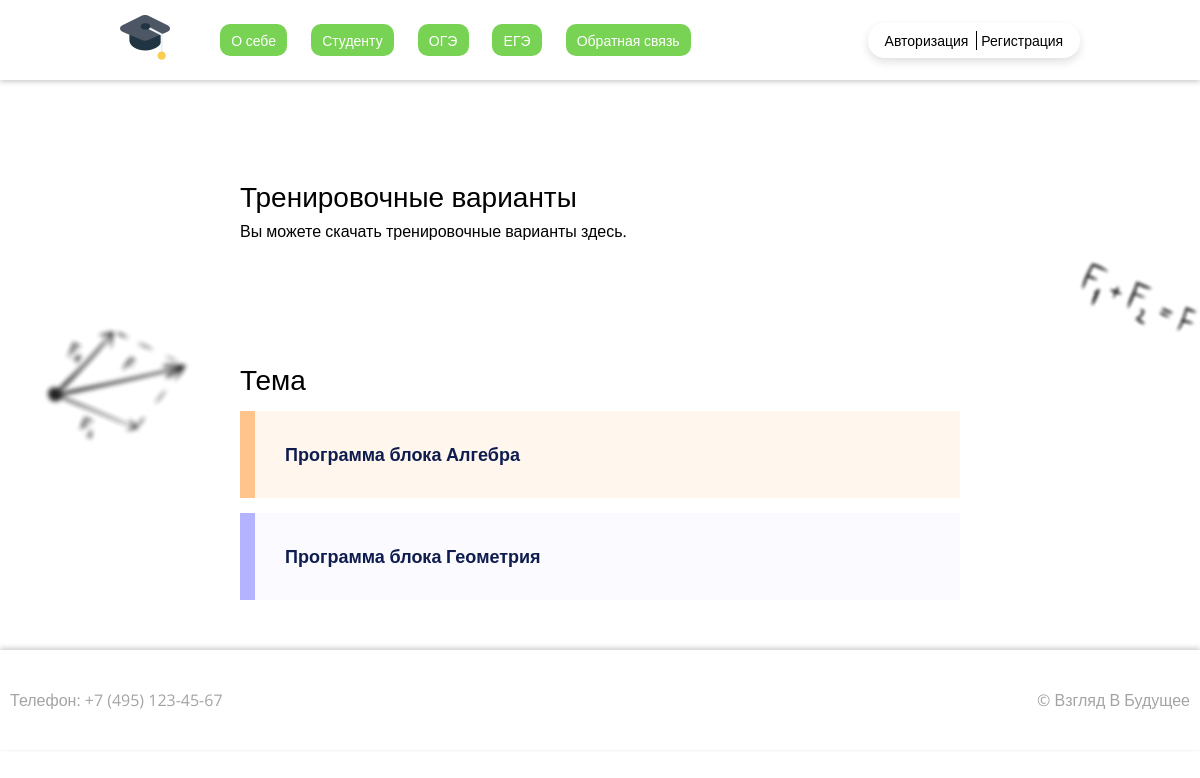
Before: /oge/ with the older database file.
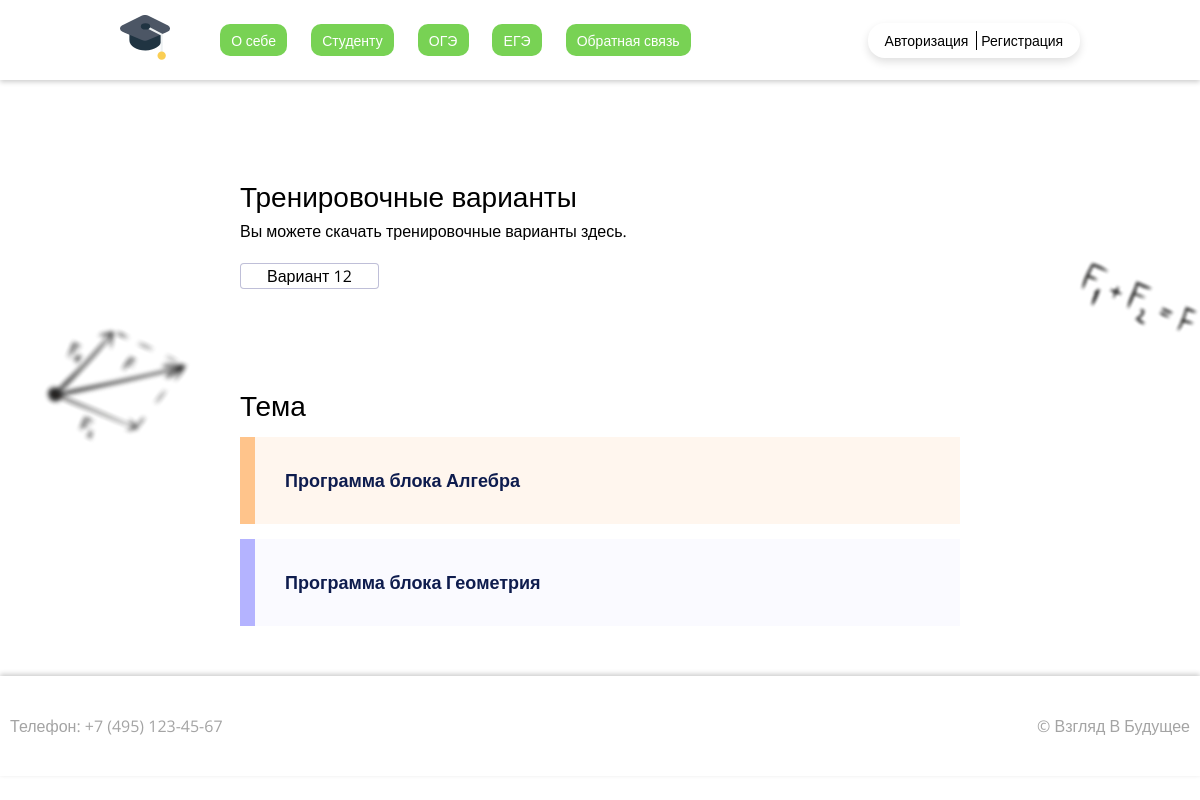
After: the same page with the newer database file.
### oge/models.py (models this page shows, shortened)
class VariantOge(models.Model):
    title_oge = models.CharField(max_length=255, verbose_name='Номер варианта')
    file_oge = models.FileField(upload_to='ege/', verbose_name='Файл варианта')
    class Meta:
        verbose_name = 'Вариант ОГЭ'
        verbose_name_plural = 'Варианты ОГЭ'

### oge/views.py (the view)
# urls.py: path('', OgePageView.as_view(), name='oge'),
class OgePageView(ListView):
    model = VariantOge
    template_name = 'oge.html'
    context_object_name = 'VariantOge'
    def get_context_data(self, **kwargs):
        context = super(OgePageView, self).get_context_data(**kwargs)
        context['BlockAlgebraOge'] = BlockAlgebraOge.objects.all()
        context['BlockGeometriaOge'] = BlockGeometriaOge.objects.all()
        return context

### content/templates/oge.html (shortened to what this page needs)
{% extends 'base.html' %}
{% load static %}
{% block style %}<link rel="stylesheet" type="text/css" href="{% static 'css/oge_ege_style.css' %}">{% endblock style %}
{% block content %}
            <div class="formul-one">
                <img src="{% static 'img/decoration/10.png' %}">
            </div>
            <div class="formul-three">
                <img src="{% static 'img/decoration/40.png' %}">
            </div>
            <section class="oge-variants">
                <div class="ov-header">
                    <h3 class="title">Тренировочные варианты</h3>
                </div>
                <p class="text-ov">Вы можете скачать тренировочные варианты здесь.</p>
                <div class="ov-grid">
                    {% for variant in VariantOge %}
                        <a class="var" href="http://127.0.0.1:8000/media/{{ variant.file_oge }}"><span class="var-word">Вариант&nbsp</span>{{ variant.title_oge }}</a>
                    {% endfor %}
                </div>
            </section>
            <section class="oge-theme">
                <div class="ov-header">
                    <h3 class="title">Тема</h3>
                </div>
                <div class="ot">
<details class="warning">
                        <summary><b>Программа блока Алгебра</b></summary>
                      </details>
                      <details class="info">
                        <summary><b>Программа блока Геометрия</b></summary>
                      </details>
                </div>
            </section>
{% endblock content %}

### content/templates/base.html (shortened to what this page needs)
{% load static %}
<!DOCTYPE html>
<html lang="en">
    <head>
        <link href="https://cdn.jsdelivr.net/npm/bootstrap@5.2.0-beta1/dist/css/bootstrap.min.css" rel="stylesheet">
        <link rel="stylesheet" type="text/css" href="{% static 'css/none_style.css' %}">
        <link rel="stylesheet" type="text/css" href="{% static 'css/_headers_style.css' %}">
    <link rel="stylesheet" type="text/css" href="{% static 'css/_footer_style.css' %}">
        {% block style %}{% endblock style %}
    </head>
    <body>
        <header class="header">
            <div class="container header__container">
                <nav class="nav">
                    <div class="logo">
                        <img src="{% static 'img/icons/logo.svg' %}" alt="Логотип">
                    </div>
                    <a href="{% url 'main' %}" class="nav__link">О себе</a>
                    <a href="{% url 'students' %}" class="nav__link">Студенту</a>
                    <a href="{% url 'oge' %}" class="nav__link">ОГЭ</a>
                    <a href="{% url 'ege' %}" class="nav__link">ЕГЭ</a>
                    <a href="{% url 'contact' %}" class="nav__link">Обратная связь</a>
                </nav>
               {% if request.user.is_authenticated %}
                    <div>Добро пожаловать, {{ user.first_name }} | <a href="{% url 'logout' %}">Выход</a></div>
               {% else %}
                    <div class="auth">
                       <a href="{% url 'login' %}">Авторизация</a>
                      <a href="{% url 'signup' %}">Регистрация</a>
                  </div>
               {% endif %}
        </header>
        <main class="main">
            {% block content %}
            {% endblock content %}
        </main>
        <footer class="footer">
            <a href="tel: +74951234567">Телефон: +7 (495) 123-45-67</a>
            <p>© Взгляд В Будущее</p>
        </footer>
    </body>
</html>

### content/assets/css/none_style.css (style rules this page uses)
body { margin: 0; width: 100%; position: relative; overflow-x: hidden; font-family: 'Open Sans', sans-serif; color: #000; }
.container, h1, h2, h3, h4, h5, h6, p, li, a { padding: 0; margin: 0; text-decoration: none; color: #000; }
.container { display: -webkit-box; display: -ms-flexbox; display: flex; flex-direction: column-reverse; -webkit-box-pack: center; -ms-flex-pack: center; justify-content: center; -webkit-box-align: center; -ms-flex-align: center; align-items: center; -webkit-box-pack: justify; -ms-flex-pack: justify; justify-content: space-between; max-width: 100%; width: 80%; padding: 0; margin: 0; position: relative; z-index: 2; }
@media (min-width: 990px) { .container { display: -webkit-box; display: -ms-flexbox; display: flex; flex-direction: row; -webkit-box-pack: center; -ms-flex-pack: center; justify-content: center; -webkit-box-align: center; -ms-flex-align: center; align-items: center; -webkit-box-pack: justify; -ms-flex-pack: justify; justify-content: space-between; } }

### content/assets/css/_headers_style.css (style rules this page uses)
.header { width: 100%; height: 80px; display: -webkit-box; display: -ms-flexbox; display: flex; -webkit-box-pack: center; -ms-flex-pack: center; justify-content: center; -webkit-box-align: center; -ms-flex-align: center; align-items: center; background-color: #fff; -webkit-box-shadow: 0px 2px 5px 0px rgba(0, 0, 0, 0.2); box-shadow: 0px 2px 5px 0px rgba(0, 0, 0, 0.2); position: relative; z-index: 10; }
.logo { margin-right: 15px; display: none; }
@media (min-width: 420px) { .logo { display: block; } }
@media (min-width: 470px) { .logo { margin-right: 50px; } }
.logo img { height: 50px; width: 50px; }
.nav { display: -webkit-box; display: -ms-flexbox; display: flex; flex-direction: row; -webkit-box-align: center; -ms-flex-align: center; align-items: center; }
.nav__link { padding: .4em .8em; margin-right: 1.7em; border-radius: 10px; background-color: #78d254; font-weight: 500; font-size: 12px; color: #fff; -webkit-transition: all .3s .01s; transition: all .3s .01s; display: none; }
@media (min-width: 900px) { .nav__link { display: inline-block; } }
@media (min-width: 1110px) { .nav__link { font-size: 14px; } }
.nav__link:last-child { margin-right: 0; }
.auth { font-size: 14px; padding: .5em 1.2em; border-radius: 1.2em; -webkit-box-shadow: 0px 4px 8px 0px #00000020; box-shadow: 0px 4px 8px 0px #00000020; }
@media (min-width: 470px) { .auth { font-size: 16px; } }
@media (min-width: 900px) { .auth { font-size: 12px; } }
@media (min-width: 1110px) { .auth { font-size: 14px; } }
.auth a:first-child { padding-right: .3em; }
.auth a:last-child { border-left: 1px solid #000; padding-left: .3em; }
.header__container { flex-direction: row; justify-content: flex-start; width: 70%; }
@media (min-width: 430px) { .header__container { width: 80%; } }
@media (min-width: 900px) { .header__container { justify-content: space-between; } }

### content/assets/css/_footer_style.css (style rules this page uses)
.footer { z-index: 10; position: relative; background-color: #fff; -webkit-box-shadow: 0px -2px 5px 0px rgba(0, 0, 0, 0.2); box-shadow: 0px -2px 5px 0px rgba(0, 0, 0, 0.2); height: 100px; padding: 0 10px; display: flex; flex-direction: column; justify-content: space-around; align-items: center; }
@media (min-width: 450px) { .footer { flex-direction: row; justify-content: space-between; } }
.footer * { color: #a4a4a4; }

Changed rows visible on the page:
added VariantOge: title_oge "12"
